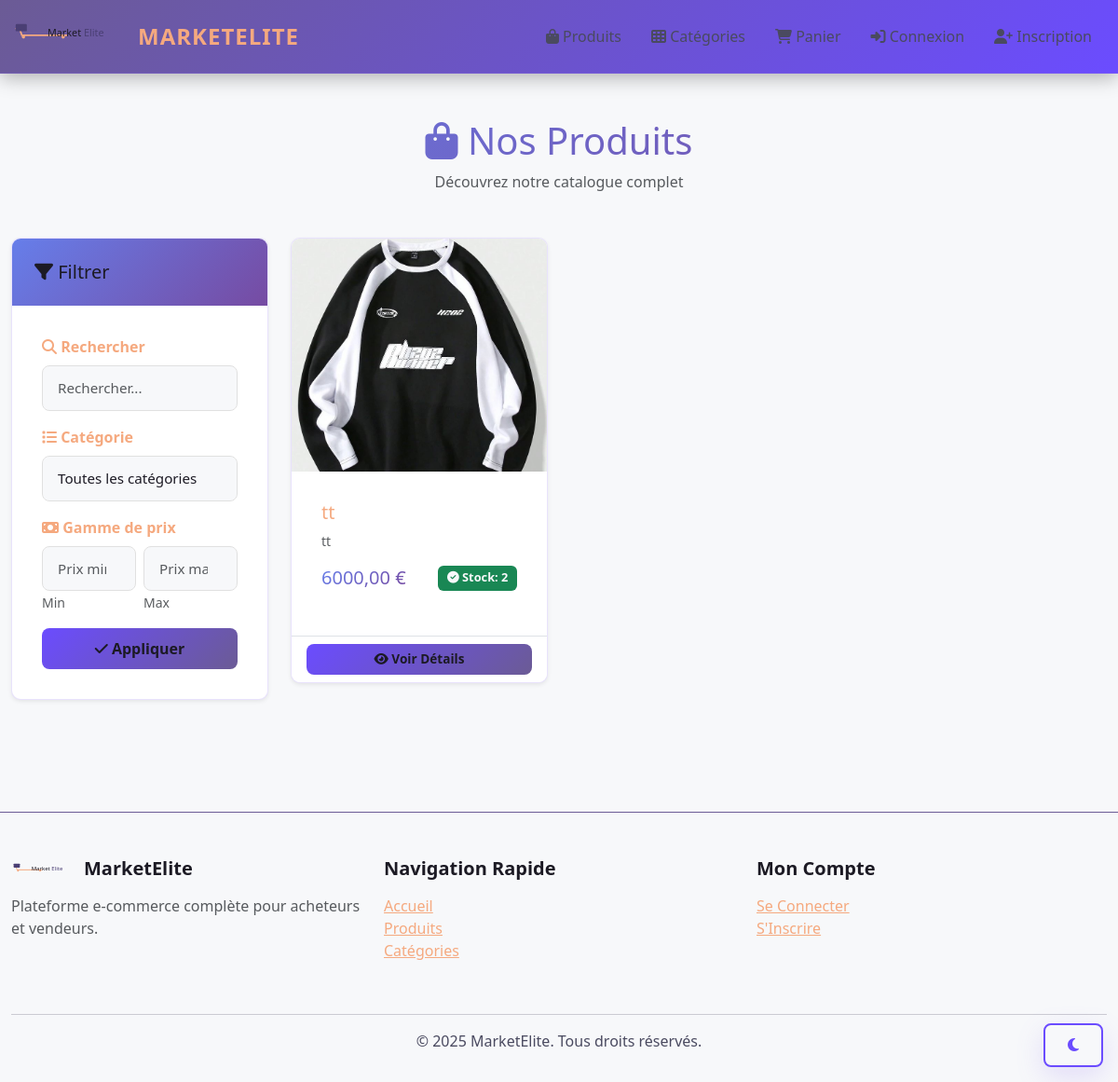
/products/, run on an earlier commit of the app's database.
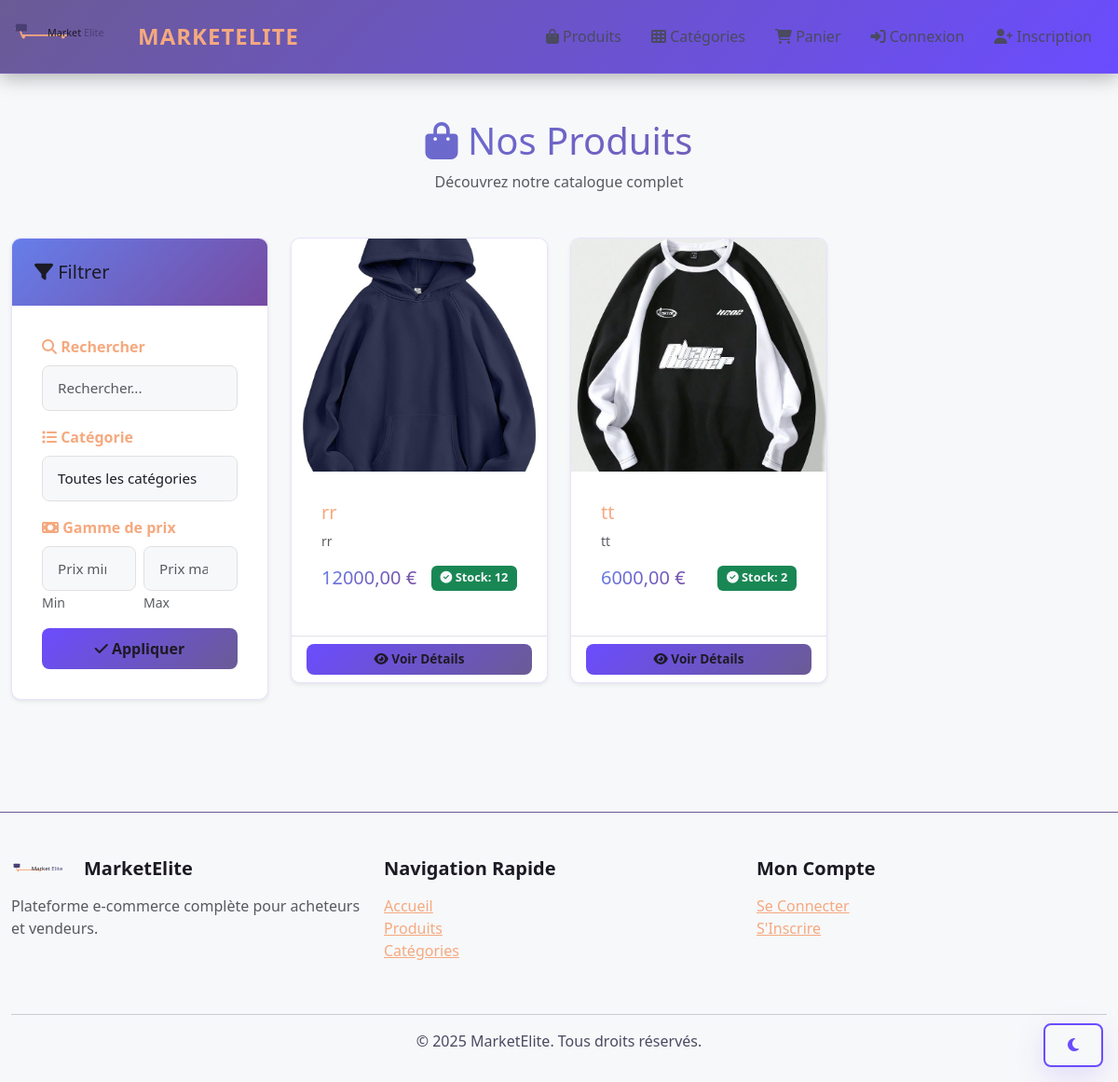
And on a later commit of the database.
### products/models.py (models this page shows, shortened)
class Product(models.Model):
    seller = models.ForeignKey(User, on_delete=models.CASCADE, related_name="products")
    category = models.ForeignKey(Category, on_delete=models.SET_NULL, null=True, related_name="products")
    title = models.CharField(max_length=255)
    description = models.TextField()
    price = models.DecimalField(max_digits=10, decimal_places=2)
    stock = models.PositiveIntegerField(default=0)
    image = models.ImageField(upload_to='products/')
    is_active = models.BooleanField(default=True)
    created_at = models.DateTimeField(auto_now_add=True)
    updated_at = models.DateTimeField(auto_now=True)
    class Meta:
        ordering = ['-created_at']
    @property
    def average_rating(self):
        reviews = self.reviews.all()
        if reviews:
            return sum(r.rating for r in reviews) / len(reviews)
        return 0

### products/views.py (the view)
# urls.py: path('', views.product_list, name='product_list'),
def product_list(request):
    products = Product.objects.filter(is_active=True).select_related('seller', 'category')
    form = ProductFilterForm(request.GET)
    if form.is_valid():
        if form.cleaned_data.get('search'):
            search = form.cleaned_data['search']
            products = products.filter(Q(title__icontains=search) | Q(description__icontains=search))
        if form.cleaned_data.get('category'):
            products = products.filter(category=form.cleaned_data['category'])
        if form.cleaned_data.get('min_price'):
            products = products.filter(price__gte=form.cleaned_data['min_price'])
        if form.cleaned_data.get('max_price'):
            products = products.filter(price__lte=form.cleaned_data['max_price'])
    context = {
        'products': products,
        'form': form,
        'categories': Category.objects.all(),
    }
    return render(request, 'products/product_list.html', context)

### products/forms.py
class ProductFilterForm(forms.Form):
    category = forms.ModelChoiceField(
        queryset=Category.objects.all(),
        required=False,
        empty_label="Toutes les catégories",
        widget=forms.Select(attrs={'class': 'form-control'})
    )
    min_price = forms.DecimalField(
        required=False,
        min_value=0,
        widget=forms.NumberInput(attrs={'class': 'form-control', 'placeholder': 'Prix min'})
    )
    max_price = forms.DecimalField(
        required=False,
        min_value=0,
        widget=forms.NumberInput(attrs={'class': 'form-control', 'placeholder': 'Prix max'})
    )
    search = forms.CharField(
        required=False,
        widget=forms.TextInput(attrs={'class': 'form-control', 'placeholder': 'Rechercher...'})
    )

### products/models.py (called while the page is built)
    def __str__(self):
        return self.name

### templates/products/product_list.html (shortened to what this page needs)
{% extends 'base.html' %}
{% block content %}
<div class="mb-5">
    <div class="text-center">
        <h1 class="text-gradient mb-2">
            <i class="fas fa-shopping-bag"></i> Nos Produits
        </h1>
        <p class="text-muted">Découvrez notre catalogue complet</p>
    </div>
</div>
<div class="row">
    <div class="col-lg-3 mb-4">
        {% include 'partials/filters_sidebar.html' %}
    </div>
    <div class="col-lg-9">
        <div class="row">
            {% for product in products %}
                <div class="col-md-6 col-lg-4 mb-4">
                    {% include 'partials/product_card.html' with product=product %}
                </div>
            {% empty %}
                <div class="col-12">
                    <div class="alert alert-info border-0">
                        <i class="fas fa-inbox"></i> Aucun produit trouvé. Essayez une autre recherche.
                    </div>
                </div>
            {% endfor %}
        </div>
    </div>
</div>
{% endblock %}

### templates/base.html (shortened to what this page needs)
{% load static %}
<!DOCTYPE html>
<html lang="fr">
<head>
    <link href="https://cdn.jsdelivr.net/npm/bootstrap@5.3.0/dist/css/bootstrap.min.css" rel="stylesheet">
    <link rel="stylesheet" href="https://cdnjs.cloudflare.com/ajax/libs/font-awesome/6.4.0/css/all.min.css">
    <link rel="stylesheet" href="{% static 'css/theme.css' %}">
</head>
<body>
    <nav class="navbar navbar-expand-lg navbar-dark sticky-top">
        <div class="container">
            <a class="navbar-brand d-flex align-items-center" href="{% url 'home' %}">
                <img src="{% static 'images/marketelite-logo.svg' %}" alt="MarketElite" style="height:36px; margin-right:10px;">
                <span style="font-weight:700; color:var(--color-warm);">MarketElite</span>
            </a>
            <div class="collapse navbar-collapse" id="navbarNav">
                <ul class="navbar-nav ms-auto">
                    <li class="nav-item">
                        <a class="nav-link" href="{% url 'product_list' %}">
                            <i class="fas fa-shopping-bag"></i> Produits
                        </a>
                    </li>
                    <li class="nav-item">
                        <a class="nav-link" href="{% url 'category_list' %}">
                            <i class="fas fa-th"></i> Catégories
                        </a>
                    </li>
                    <li class="nav-item">
                        <a class="nav-link" href="{% url 'cart' %}">
                            <i class="fas fa-shopping-cart"></i> Panier
                        </a>
                    </li>
                    {% if user.is_authenticated %}
                        <li class="nav-item dropdown">
                            <a class="nav-link dropdown-toggle" href="#" id="userDropdown" role="button" data-bs-toggle="dropdown">
                                <i class="fas fa-user-circle"></i> {{ user.username }}
                            </a>
                            <ul class="dropdown-menu dropdown-menu-end">
                                <li><a class="dropdown-item" href="{% url 'profile' %}"><i class="fas fa-user"></i> Mon Profil</a></li>
                                {% if user.profile.role == 'seller' %}
                                    <li><hr class="dropdown-divider"></li>
                                    <li><a class="dropdown-item" href="{% url 'seller_dashboard' %}"><i class="fas fa-chart-line"></i> Dashboard Vendeur</a></li>
                                    <li><a class="dropdown-item" href="{% url 'seller_products' %}"><i class="fas fa-box"></i> Mes Produits</a></li>
                                    <li><a class="dropdown-item" href="{% url 'seller_orders' %}"><i class="fas fa-list"></i> Commandes Reçues</a></li>
                                {% else %}
                                    <li><hr class="dropdown-divider"></li>
                                    <li><a class="dropdown-item" href="{% url 'buyer_dashboard' %}"><i class="fas fa-chart-bar"></i> Mon Dashboard</a></li>
                                {% endif %}
                                <li><a class="dropdown-item" href="{% url 'order_list' %}"><i class="fas fa-receipt"></i> Mes Commandes</a></li>
                                <li><a class="dropdown-item" href="{% url 'notifications' %}"><i class="fas fa-bell"></i> Notifications</a></li>
                                <li><hr class="dropdown-divider"></li>
                                <li><a class="dropdown-item" href="{% url 'logout' %}"><i class="fas fa-sign-out-alt"></i> Déconnexion</a></li>
                            </ul>
                        </li>
                    {% else %}
                        <li class="nav-item">
                            <a class="nav-link" href="{% url 'login' %}">
                                <i class="fas fa-sign-in-alt"></i> Connexion
                            </a>
                        </li>
                        <li class="nav-item">
                            <a class="nav-link" href="{% url 'register' %}">
                                <i class="fas fa-user-plus"></i> Inscription
                            </a>
                        </li>
                    {% endif %}
                </ul>
            </div>
        </div>
    </nav>
    <div style="position: fixed; right: 16px; bottom: 16px; z-index: 1050;">
        <button id="theme-toggle-btn" class="btn btn-outline-secondary shadow-lg" aria-label="Basculer le thème"></button>
    </div>
    <main>
        <div class="container">
            {% block content %}{% endblock %}
        </div>
    </main>
    <footer>
        <div class="container">
            <div class="row">
                <div class="col-md-4 mb-4">
                    <h5><img src="{% static 'images/marketelite-logo.svg' %}" alt="MarketElite" style="height:20px; vertical-align:middle; margin-right:8px;">MarketElite</h5>
                    <p class="text-muted">Plateforme e-commerce complète pour acheteurs et vendeurs.</p>
                </div>
                <div class="col-md-4 mb-4">
                    <h5>Navigation Rapide</h5>
                    <ul class="list-unstyled">
                        <li><a href="{% url 'home' %}">Accueil</a></li>
                        <li><a href="{% url 'product_list' %}">Produits</a></li>
                        <li><a href="{% url 'category_list' %}">Catégories</a></li>
                    </ul>
                </div>
                <div class="col-md-4 mb-4">
                    <h5>Mon Compte</h5>
                    <ul class="list-unstyled">
                        {% if user.is_authenticated %}
                            <li><a href="{% url 'profile' %}">Profil</a></li>
                            <li><a href="{% url 'order_list' %}">Mes Commandes</a></li>
                            <li><a href="{% url 'logout' %}">Déconnexion</a></li>
                        {% else %}
                            <li><a href="{% url 'login' %}">Se Connecter</a></li>
                            <li><a href="{% url 'register' %}">S'Inscrire</a></li>
                        {% endif %}
                    </ul>
                </div>
            </div>
            <hr class="bg-secondary">
            <div class="text-center text-muted mb-0">
                <p>&copy; 2025 MarketElite. Tous droits réservés.</p>
            </div>
        </div>
    </footer>
</body>
</html>

### templates/partials/filters_sidebar.html
<div class="card shadow-sm sticky-top" style="top: 80px;">
  <div class="card-header bg-gradient text-white">
    <h5 class="mb-0"><i class="fas fa-filter"></i> Filtrer</h5>
  </div>
  <div class="card-body">
    <form method="get" class="mb-0">
      <div class="mb-3">
        <label class="form-label"><i class="fas fa-search"></i> Rechercher</label>
        {{ form.search }}
      </div>
      <div class="mb-3">
        <label class="form-label"><i class="fas fa-list"></i> Catégorie</label>
        {{ form.category }}
      </div>
      <div class="mb-3">
        <label class="form-label"><i class="fas fa-money-bill"></i> Gamme de prix</label>
        <div class="row g-2">
          <div class="col-6">{{ form.min_price }}<small class="text-muted">Min</small></div>
          <div class="col-6">{{ form.max_price }}<small class="text-muted">Max</small></div>
        </div>
      </div>
      <button type="submit" class="btn btn-primary w-100"><i class="fas fa-check"></i> Appliquer</button>
    </form>
  </div>
</div>

### templates/partials/product_card.html (shortened to what this page needs)
<div class="card h-100 shadow-sm transition-all product-card">
  {% if product.image %}
    <img src="{{ product.image.url }}" class="card-img-top" alt="{{ product.title }}" style="height: 250px; object-fit: cover;">
  {% else %}
    <div class="card-img-top bg-light d-flex align-items-center justify-content-center" style="height: 250px;">
      <i class="fas fa-image text-muted" style="font-size: 3rem;"></i>
    </div>
  {% endif %}
  <div class="card-body">
    <h5 class="card-title">{{ product.title }}</h5>
    <p class="card-text text-muted small">{{ product.description|truncatewords:15 }}</p>
    <div class="d-flex justify-content-between align-items-center mb-3">
      <span class="h5 text-gradient mb-0">{{ product.price }} €</span>
      {% if product.stock > 0 %}
        <span class="badge bg-success"><i class="fas fa-check-circle"></i> Stock: {{ product.stock }}</span>
      {% else %}
        <span class="badge bg-danger"><i class="fas fa-times-circle"></i> Rupture</span>
      {% endif %}
    </div>
  </div>
  <div class="card-footer bg-white border-top">
    <a href="{% url 'product_detail' product.pk %}" class="btn btn-primary w-100 btn-sm"><i class="fas fa-eye"></i> Voir Détails</a>
  </div>
</div>

### static/css/theme.css (style rules this page uses)
:root { --color-primary-dark: #1C1A24; --color-secondary-deep: #4A3F74; --color-accent: #8C6FF0; --color-surface: #2A2733; --color-warm: #F5A97F; --color-text-primary: #EDEDED; --color-text-secondary: #B5B5C9; --success: #28a745; --danger: #dc3545; --warning: #ffc107; --info: #17a2b8; }
:root.light { --color-primary-dark: #F7F8FA; --color-secondary-deep: #6B5B95; --color-accent: #6B4CFF; --color-surface: #FFFFFF; --color-warm: #F5A97F; --color-text-primary: #1C1A24; --color-text-secondary: #4A4A60; --success: #198754; --danger: #c82333; --warning: #e0a800; --info: #0dcaf0; }
html, body { background-color: var(--color-primary-dark); color: var(--color-text-primary); }
main { background-color: var(--color-primary-dark); }
h1, h2, h3, h4, h5, h6 { color: var(--color-text-primary); }
p { color: var(--color-text-secondary); }
a { color: var(--color-accent); transition: color 0.3s ease; }
.bg-gradient { background: linear-gradient(135deg, var(--color-secondary-deep) 0%, var(--color-accent) 100%) !important; }
.text-gradient { background: linear-gradient(135deg, var(--color-accent) 0%, var(--color-warm) 100%); -webkit-background-clip: text; -webkit-text-fill-color: transparent; background-clip: text; }
.card { background-color: var(--color-surface); border: 1px solid rgba(139, 111, 240, 0.2); color: var(--color-text-secondary); }
.card-header { background: linear-gradient(135deg, var(--color-secondary-deep) 0%, var(--color-accent) 100%); color: var(--color-text-primary); border-bottom: none; }
.card-title { color: var(--color-warm) !important; }
.form-control, .form-select, .form-check-input { background-color: var(--color-primary-dark); color: var(--color-text-primary); border: 2px solid var(--color-secondary-deep); }
.form-label { color: var(--color-warm); font-weight: 600; }
.btn-primary { background: linear-gradient(135deg, var(--color-accent) 0%, var(--color-secondary-deep) 100%); border: none; color: var(--color-text-primary); }
.badge { background-color: var(--color-accent); color: var(--color-primary-dark); }
.navbar { background: linear-gradient(135deg, var(--color-secondary-deep) 0%, var(--color-accent) 100%); border-bottom: 1px solid rgba(139, 111, 240, 0.3); }
.navbar-brand { color: var(--color-warm) !important; font-weight: 700; }
.nav-link { color: var(--color-text-secondary) !important; }
footer { background-color: var(--color-primary-dark); color: var(--color-text-secondary); border-top: 1px solid var(--color-secondary-deep); }
footer a { color: var(--color-warm); }
footer h5 { color: var(--color-text-primary); }
.transition-all { transition: all 0.3s ease; }
.card { transition: all 0.3s ease; }
.btn { transition: all 0.3s ease; }

### templates/products/product_list.html (style rules this page uses)
.text-gradient { background: linear-gradient(135deg, #667eea 0%, #764ba2 100%); -webkit-background-clip: text; -webkit-text-fill-color: transparent; background-clip: text; }
.bg-gradient { background: linear-gradient(135deg, #667eea 0%, #764ba2 100%) !important; }
.transition-all { transition: all 0.3s ease; }
.form-select, .form-control { border: 1px solid #e0e0e0; transition: all 0.3s ease; }

What changed in the data, as far as the page shows it:
added Product: image (picture), title "rr", description "rr", price "12000,00", stock "12"
